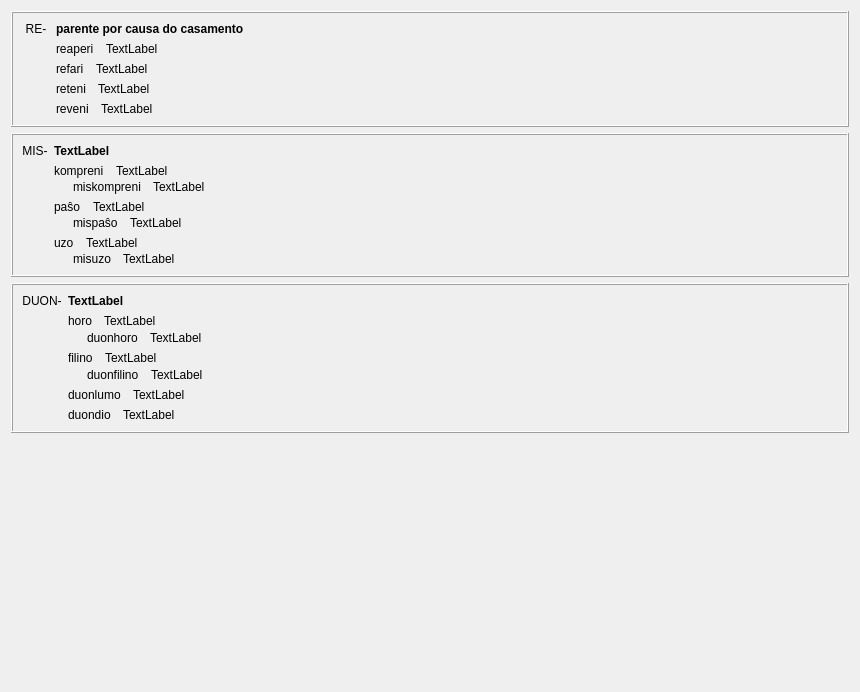
         <widget class="QWidget" name="scrollAreaWidgetContents_5">
          <property name="geometry">
           <rect>
            <x>0</x>
            <y>0</y>
            <width>860</width>
            <height>692</height>
           </rect>
          </property>
          <layout class="QVBoxLayout" name="verticalLayout_18">
           <item>
            <widget class="QFrame" name="frame_16">
             <property name="frameShape">
              <enum>QFrame::Box</enum>
             </property>
             <property name="frameShadow">
              <enum>QFrame::Raised</enum>
             </property>
             <layout class="QHBoxLayout" name="horizontalLayout_9">
              <item>
               <widget class="QLabel" name="label_283">
                <property name="sizePolicy">
                 <sizepolicy hsizetype="Maximum" vsizetype="Preferred">
                  <horstretch>0</horstretch>
                  <verstretch>0</verstretch>
                 </sizepolicy>
                </property>
                <property name="text">
                 <string> RE- </string>
                </property>
                <property name="alignment">
                 <set>Qt::AlignHCenter|Qt::AlignTop</set>
                </property>
                <property name="tipo" stdset="0">
                 <string>afikso</string>
                </property>
               </widget>
              </item>
              <item>
               <layout class="QVBoxLayout" name="verticalLayout_15">
                <item>
                 <widget class="QLabel" name="Lec08_Label605">
                  <property name="styleSheet">
                   <string notr="true">font-weight: bold;</string>
                  </property>
                  <property name="text">
                   <string>parente por causa do casamento</string>
                  </property>
                  <property name="wordWrap">
                   <bool>true</bool>
                  </property>
                 </widget>
                </item>
                <item>
                 <layout class="QHBoxLayout" name="horizontalLayout_560">
                  <property name="spacing">
                   <number>12</number>
                  </property>
                  <item>
                   <widget class="neklakebla_nova" name="Lec08_Button595">
                    <property name="text">
                     <string>reaperi</string>
                    </property>
                    <property name="wordWrap">
                     <bool>true</bool>
                    </property>
                   </widget>
                  </item>
                  <item>
                   <widget class="QLabel" name="Lec08_Label606">
                    <property name="sizePolicy">
                     <sizepolicy hsizetype="Expanding" vsizetype="Preferred">
                      <horstretch>0</horstretch>
                      <verstretch>0</verstretch>
                     </sizepolicy>
                    </property>
                    <property name="text">
                     <string>TextLabel</string>
                    </property>
                    <property name="wordWrap">
                     <bool>true</bool>
                    </property>
                   </widget>
                  </item>
                 </layout>
                </item>
                <item>
                 <layout class="QHBoxLayout" name="horizontalLayout_561">
                  <property name="spacing">
                   <number>12</number>
                  </property>
                  <item>
                   <widget class="neklakebla_nova" name="Lec08_Button596">
                    <property name="text">
                     <string>refari</string>
                    </property>
                    <property name="wordWrap">
                     <bool>true</bool>
                    </property>
                   </widget>
                  </item>
                  <item>
                   <widget class="QLabel" name="Lec08_Label607">
                    <property name="sizePolicy">
                     <sizepolicy hsizetype="Expanding" vsizetype="Preferred">
                      <horstretch>0</horstretch>
                      <verstretch>0</verstretch>
                     </sizepolicy>
                    </property>
                    <property name="text">
                     <string>TextLabel</string>
                    </property>
                    <property name="wordWrap">
                     <bool>true</bool>
                    </property>
                   </widget>
                  </item>
                 </layout>
                </item>
                <item>
                 <layout class="QHBoxLayout" name="horizontalLayout_562">
                  <property name="spacing">
                   <number>12</number>
                  </property>
                  <item>
                   <widget class="neklakebla_nova" name="Lec08_Button17">
                    <property name="text">
                     <string>reteni</string>
                    </property>
                    <property name="wordWrap">
                     <bool>true</bool>
                    </property>
                   </widget>
                  </item>
                  <item>
                   <widget class="QLabel" name="Lec08_Label28">
                    <property name="sizePolicy">
                     <sizepolicy hsizetype="Expanding" vsizetype="Preferred">
                      <horstretch>0</horstretch>
                      <verstretch>0</verstretch>
                     </sizepolicy>
                    </property>
                    <property name="text">
                     <string>TextLabel</string>
                    </property>
                    <property name="wordWrap">
                     <bool>true</bool>
                    </property>
                   </widget>
                  </item>
                 </layout>
                </item>
                <item>
                 <layout class="QHBoxLayout" name="horizontalLayout_563">
                  <property name="spacing">
                   <number>12</number>
                  </property>
                  <item>
                   <widget class="neklakebla_nova" name="Lec08_Button18">
                    <property name="text">
                     <string>reveni</string>
                    </property>
                    <property name="wordWrap">
                     <bool>true</bool>
                    </property>
                   </widget>
                  </item>
                  <item>
                   <widget class="QLabel" name="Lec08_Label29">
                    <property name="sizePolicy">
                     <sizepolicy hsizetype="Expanding" vsizetype="Preferred">
                      <horstretch>0</horstretch>
                      <verstretch>0</verstretch>
                     </sizepolicy>
                    </property>
                    <property name="text">
                     <string>TextLabel</string>
                    </property>
                    <property name="wordWrap">
                     <bool>true</bool>
                    </property>
                   </widget>
                  </item>
                 </layout>
                </item>
               </layout>
              </item>
             </layout>
            </widget>
           </item>
           <item>
            <widget class="QFrame" name="frame_15">
             <property name="frameShape">
              <enum>QFrame::Box</enum>
             </property>
             <property name="frameShadow">
              <enum>QFrame::Raised</enum>
             </property>
             <layout class="QHBoxLayout" name="horizontalLayout_10">
              <item>
               <widget class="QLabel" name="label_277">
                <property name="sizePolicy">
                 <sizepolicy hsizetype="Maximum" vsizetype="Preferred">
                  <horstretch>0</horstretch>
                  <verstretch>0</verstretch>
                 </sizepolicy>
                </property>
                <property name="text">
                 <string>MIS-</string>
                </property>
                <property name="alignment">
                 <set>Qt::AlignHCenter|Qt::AlignTop</set>
                </property>
                <property name="tipo" stdset="0">
                 <string>afikso</string>
                </property>
               </widget>
              </item>
              <item>
               <layout class="QVBoxLayout" name="verticalLayout">
                <item>
                 <widget class="QLabel" name="Lec08_Label608">
                  <property name="styleSheet">
                   <string notr="true">font-weight: bold;</string>
                  </property>
                  <property name="text">
                   <string>TextLabel</string>
                  </property>
                  <property name="wordWrap">
                   <bool>true</bool>
                  </property>
                 </widget>
                </item>
                <item>
                 <layout class="QVBoxLayout" name="verticalLayout_331">
                  <property name="spacing">
                   <number>2</number>
                  </property>
                  <item>
                   <layout class="QHBoxLayout" name="horizontalLayout_555">
                    <property name="spacing">
                     <number>12</number>
                    </property>
                    <item>
                     <widget class="neklakebla_nova" name="Lec08_Button597">
                      <property name="text">
                       <string>kompreni</string>
                      </property>
                      <property name="wordWrap">
                       <bool>true</bool>
                      </property>
                     </widget>
                    </item>
                    <item>
                     <widget class="QLabel" name="Lec08_Label609">
                      <property name="sizePolicy">
                       <sizepolicy hsizetype="Expanding" vsizetype="Preferred">
                        <horstretch>0</horstretch>
                        <verstretch>0</verstretch>
                       </sizepolicy>
                      </property>
                      <property name="text">
                       <string>TextLabel</string>
                      </property>
                      <property name="wordWrap">
                       <bool>true</bool>
                      </property>
                     </widget>
                    </item>
                   </layout>
                  </item>
                  <item>
                   <layout class="QHBoxLayout" name="horizontalLayout_556">
                    <property name="spacing">
                     <number>12</number>
                    </property>
                    <item>
                     <widget class="label_sago_reversa" name="label_269">
                      <property name="sizePolicy">
                       <sizepolicy hsizetype="Maximum" vsizetype="Preferred">
                        <horstretch>0</horstretch>
                        <verstretch>0</verstretch>
                       </sizepolicy>
                      </property>
                      <property name="text">
                       <string/>
                      </property>
                      <property name="pixmap">
                       <pixmap resource="../resources/ikonoj.qrc">:/ikonoj/sago_revena.png</pixmap>
                      </property>
                     </widget>
                    </item>
                    <item>
                     <widget class="neklakebla_nova" name="Lec08_Button598">
                      <property name="text">
                       <string>miskompreni</string>
                      </property>
                      <property name="wordWrap">
                       <bool>true</bool>
                      </property>
                     </widget>
                    </item>
                    <item>
                     <widget class="QLabel" name="Lec08_Label610">
                      <property name="sizePolicy">
                       <sizepolicy hsizetype="Expanding" vsizetype="Preferred">
                        <horstretch>0</horstretch>
                        <verstretch>0</verstretch>
                       </sizepolicy>
                      </property>
                      <property name="text">
                       <string>TextLabel</string>
                      </property>
                      <property name="wordWrap">
                       <bool>true</bool>
                      </property>
                     </widget>
                    </item>
                   </layout>
                  </item>
                 </layout>
                </item>
                <item>
                 <layout class="QVBoxLayout" name="verticalLayout_382">
                  <property name="spacing">
                   <number>2</number>
                  </property>
                  <item>
                   <layout class="QHBoxLayout" name="horizontalLayout_628">
                    <property name="spacing">
                     <number>12</number>
                    </property>
                    <item>
                     <widget class="neklakebla_nova" name="Lec08_Button602">
                      <property name="text">
                       <string>paŝo</string>
                      </property>
                      <property name="wordWrap">
                       <bool>true</bool>
                      </property>
                     </widget>
                    </item>
                    <item>
                     <widget class="QLabel" name="Lec08_Label615">
                      <property name="sizePolicy">
                       <sizepolicy hsizetype="Expanding" vsizetype="Preferred">
                        <horstretch>0</horstretch>
                        <verstretch>0</verstretch>
                       </sizepolicy>
                      </property>
                      <property name="text">
                       <string>TextLabel</string>
                      </property>
                      <property name="wordWrap">
                       <bool>true</bool>
                      </property>
                     </widget>
                    </item>
                   </layout>
                  </item>
                  <item>
                   <layout class="QHBoxLayout" name="horizontalLayout_629">
                    <property name="spacing">
                     <number>12</number>
                    </property>
                    <item>
                     <widget class="label_sago_reversa" name="label_370">
                      <property name="sizePolicy">
                       <sizepolicy hsizetype="Maximum" vsizetype="Preferred">
                        <horstretch>0</horstretch>
                        <verstretch>0</verstretch>
                       </sizepolicy>
                      </property>
                      <property name="text">
                       <string/>
                      </property>
                      <property name="pixmap">
                       <pixmap resource="../resources/ikonoj.qrc">:/ikonoj/sago_revena.png</pixmap>
                      </property>
                     </widget>
                    </item>
                    <item>
                     <widget class="neklakebla_nova" name="Lec08_Button24">
                      <property name="text">
                       <string>mispaŝo</string>
                      </property>
                      <property name="wordWrap">
                       <bool>true</bool>
                      </property>
                     </widget>
                    </item>
                    <item>
                     <widget class="QLabel" name="Lec08_Label35">
                      <property name="sizePolicy">
                       <sizepolicy hsizetype="Expanding" vsizetype="Preferred">
                        <horstretch>0</horstretch>
                        <verstretch>0</verstretch>
                       </sizepolicy>
                      </property>
                      <property name="text">
                       <string>TextLabel</string>
                      </property>
                      <property name="wordWrap">
                       <bool>true</bool>
                      </property>
                     </widget>
                    </item>
                   </layout>
                  </item>
                 </layout>
                </item>
                <item>
                 <layout class="QVBoxLayout" name="verticalLayout_338">
                  <property name="spacing">
                   <number>2</number>
                  </property>
                  <item>
                   <layout class="QHBoxLayout" name="horizontalLayout_557">
                    <property name="spacing">
                     <number>12</number>
                    </property>
                    <item>
                     <widget class="neklakebla_nova" name="Lec08_Button19">
                      <property name="text">
                       <string>uzo</string>
                      </property>
                      <property name="wordWrap">
                       <bool>true</bool>
                      </property>
                     </widget>
                    </item>
                    <item>
                     <widget class="QLabel" name="Lec08_Label30">
                      <property name="sizePolicy">
                       <sizepolicy hsizetype="Expanding" vsizetype="Preferred">
                        <horstretch>0</horstretch>
                        <verstretch>0</verstretch>
                       </sizepolicy>
                      </property>
                      <property name="text">
                       <string>TextLabel</string>
                      </property>
                      <property name="wordWrap">
                       <bool>true</bool>
                      </property>
                     </widget>
                    </item>
                   </layout>
                  </item>
                  <item>
                   <layout class="QHBoxLayout" name="horizontalLayout_558">
                    <property name="spacing">
                     <number>12</number>
                    </property>
                    <item>
                     <widget class="label_sago_reversa" name="label_270">
                      <property name="sizePolicy">
                       <sizepolicy hsizetype="Maximum" vsizetype="Preferred">
                        <horstretch>0</horstretch>
                        <verstretch>0</verstretch>
                       </sizepolicy>
                      </property>
                      <property name="text">
                       <string/>
                      </property>
                      <property name="pixmap">
                       <pixmap resource="../resources/ikonoj.qrc">:/ikonoj/sago_revena.png</pixmap>
                      </property>
                     </widget>
                    </item>
                    <item>
                     <widget class="neklakebla_nova" name="Lec08_Button20">
                      <property name="text">
                       <string>misuzo</string>
                      </property>
                      <property name="wordWrap">
                       <bool>true</bool>
                      </property>
                     </widget>
                    </item>
                    <item>
                     <widget class="QLabel" name="Lec08_Label31">
                      <property name="sizePolicy">
                       <sizepolicy hsizetype="Expanding" vsizetype="Preferred">
                        <horstretch>0</horstretch>
                        <verstretch>0</verstretch>
                       </sizepolicy>
                      </property>
                      <property name="text">
                       <string>TextLabel</string>
                      </property>
                      <property name="wordWrap">
                       <bool>true</bool>
                      </property>
                     </widget>
                    </item>
                   </layout>
                  </item>
                 </layout>
                </item>
               </layout>
              </item>
             </layout>
            </widget>
           </item>
           <item>
            <widget class="QFrame" name="frame_14">
             <property name="frameShape">
              <enum>QFrame::Box</enum>
             </property>
             <property name="frameShadow">
              <enum>QFrame::Raised</enum>
             </property>
             <layout class="QHBoxLayout" name="horizontalLayout_11">
              <item>
               <widget class="QLabel" name="label_271">
                <property name="sizePolicy">
                 <sizepolicy hsizetype="Maximum" vsizetype="Preferred">
                  <horstretch>0</horstretch>
                  <verstretch>0</verstretch>
                 </sizepolicy>
                </property>
                <property name="text">
                 <string>DUON-</string>
                </property>
                <property name="alignment">
                 <set>Qt::AlignHCenter|Qt::AlignTop</set>
                </property>
                <property name="tipo" stdset="0">
                 <string>afikso</string>
                </property>
               </widget>
              </item>
              <item>
               <layout class="QVBoxLayout" name="verticalLayout_65">
                <item>
                 <widget class="QLabel" name="Lec08_Label611">
                  <property name="styleSheet">
                   <string notr="true">font-weight: bold;</string>
                  </property>
                  <property name="text">
                   <string>TextLabel</string>
                  </property>
                  <property name="wordWrap">
                   <bool>true</bool>
                  </property>
                 </widget>
                </item>
                <item>
                 <layout class="QVBoxLayout" name="verticalLayout_64">
                  <property name="spacing">
                   <number>3</number>
                  </property>
                  <item>
                   <layout class="QHBoxLayout" name="horizontalLayout_550">
                    <property name="spacing">
                     <number>12</number>
                    </property>
                    <item>
                     <widget class="neklakebla_nova" name="Lec08_Button600">
                      <property name="text">
                       <string>horo</string>
                      </property>
                      <property name="wordWrap">
                       <bool>true</bool>
                      </property>
                     </widget>
                    </item>
                    <item>
                     <widget class="QLabel" name="Lec08_Label613">
                      <property name="sizePolicy">
                       <sizepolicy hsizetype="Expanding" vsizetype="Preferred">
                        <horstretch>0</horstretch>
                        <verstretch>0</verstretch>
                       </sizepolicy>
                      </property>
                      <property name="text">
                       <string>TextLabel</string>
                      </property>
                      <property name="wordWrap">
                       <bool>true</bool>
                      </property>
                     </widget>
                    </item>
                   </layout>
                  </item>
                  <item>
                   <layout class="QHBoxLayout" name="horizontalLayout_551">
                    <property name="spacing">
                     <number>12</number>
                    </property>
                    <item>
                     <widget class="label_sago_reversa" name="label_371">
                      <property name="sizePolicy">
                       <sizepolicy hsizetype="Maximum" vsizetype="Preferred">
                        <horstretch>0</horstretch>
                        <verstretch>0</verstretch>
                       </sizepolicy>
                      </property>
                      <property name="text">
                       <string/>
                      </property>
                      <property name="pixmap">
                       <pixmap resource="../resources/ikonoj.qrc">:/ikonoj/sago_revena.png</pixmap>
                      </property>
                     </widget>
                    </item>
                    <item>
                     <widget class="neklakebla_nova" name="Lec08_Button603">
                      <property name="text">
                       <string>duonhoro</string>
                      </property>
                      <property name="wordWrap">
                       <bool>true</bool>
                      </property>
                     </widget>
                    </item>
                    <item>
                     <widget class="QLabel" name="Lec08_Label616">
                      <property name="sizePolicy">
                       <sizepolicy hsizetype="Expanding" vsizetype="Preferred">
                        <horstretch>0</horstretch>
                        <verstretch>0</verstretch>
                       </sizepolicy>
                      </property>
                      <property name="text">
                       <string>TextLabel</string>
                      </property>
                      <property name="wordWrap">
                       <bool>true</bool>
                      </property>
                     </widget>
                    </item>
                   </layout>
                  </item>
                 </layout>
                </item>
                <item>
                 <layout class="QVBoxLayout" name="verticalLayout_17">
                  <property name="spacing">
                   <number>3</number>
                  </property>
                  <item>
                   <layout class="QHBoxLayout" name="horizontalLayout_552">
                    <property name="spacing">
                     <number>12</number>
                    </property>
                    <item>
                     <widget class="neklakebla_nova" name="Lec08_Button22">
                      <property name="text">
                       <string>filino</string>
                      </property>
                      <property name="wordWrap">
                       <bool>true</bool>
                      </property>
                     </widget>
                    </item>
                    <item>
                     <widget class="QLabel" name="Lec08_Label33">
                      <property name="sizePolicy">
                       <sizepolicy hsizetype="Expanding" vsizetype="Preferred">
                        <horstretch>0</horstretch>
                        <verstretch>0</verstretch>
                       </sizepolicy>
                      </property>
                      <property name="text">
                       <string>TextLabel</string>
                      </property>
                      <property name="wordWrap">
                       <bool>true</bool>
                      </property>
                     </widget>
                    </item>
                   </layout>
                  </item>
                  <item>
                   <layout class="QHBoxLayout" name="horizontalLayout_553">
                    <property name="spacing">
                     <number>12</number>
                    </property>
                    <item>
                     <widget class="label_sago_reversa" name="label_372">
                      <property name="sizePolicy">
                       <sizepolicy hsizetype="Maximum" vsizetype="Preferred">
                        <horstretch>0</horstretch>
                        <verstretch>0</verstretch>
                       </sizepolicy>
                      </property>
                      <property name="text">
                       <string/>
                      </property>
                      <property name="pixmap">
                       <pixmap resource="../resources/ikonoj.qrc">:/ikonoj/sago_revena.png</pixmap>
                      </property>
                     </widget>
                    </item>
                    <item>
                     <widget class="neklakebla_nova" name="Lec08_Button25">
                      <property name="text">
                       <string>duonfilino</string>
                      </property>
                      <property name="wordWrap">
                       <bool>true</bool>
                      </property>
                     </widget>
                    </item>
                    <item>
                     <widget class="QLabel" name="Lec08_Label36">
                      <property name="sizePolicy">
                       <sizepolicy hsizetype="Expanding" vsizetype="Preferred">
                        <horstretch>0</horstretch>
                        <verstretch>0</verstretch>
                       </sizepolicy>
                      </property>
                      <property name="text">
                       <string>TextLabel</string>
                      </property>
                      <property name="wordWrap">
                       <bool>true</bool>
                      </property>
                     </widget>
                    </item>
                   </layout>
                  </item>
                 </layout>
                </item>
                <item>
                 <layout class="QHBoxLayout" name="horizontalLayout_630">
                  <property name="spacing">
                   <number>12</number>
                  </property>
                  <item>
                   <widget class="neklakebla_nova" name="Lec08_Button23">
                    <property name="text">
                     <string>duonlumo</string>
                    </property>
                    <property name="wordWrap">
                     <bool>true</bool>
                    </property>
                   </widget>
                  </item>
                  <item>
                   <widget class="QLabel" name="Lec08_Label2">
                    <property name="sizePolicy">
                     <sizepolicy hsizetype="Expanding" vsizetype="Preferred">
                      <horstretch>0</horstretch>
                      <verstretch>0</verstretch>
                     </sizepolicy>
                    </property>
                    <property name="text">
                     <string>TextLabel</string>
                    </property>
                    <property name="wordWrap">
                     <bool>true</bool>
                    </property>
                   </widget>
                  </item>
                 </layout>
                </item>
                <item>
                 <layout class="QHBoxLayout" name="horizontalLayout_554">
                  <property name="spacing">
                   <number>12</number>
                  </property>
                  <item>
                   <widget class="neklakebla_nova" name="Lec08_Button21">
                    <property name="text">
                     <string>duondio</string>
                    </property>
                    <property name="wordWrap">
                     <bool>true</bool>
                    </property>
                   </widget>
                  </item>
                  <item>
                   <widget class="QLabel" name="Lec08_Label1">
                    <property name="sizePolicy">
                     <sizepolicy hsizetype="Expanding" vsizetype="Preferred">
                      <horstretch>0</horstretch>
                      <verstretch>0</verstretch>
                     </sizepolicy>
                    </property>
                    <property name="text">
                     <string>TextLabel</string>
                    </property>
                    <property name="wordWrap">
                     <bool>true</bool>
                    </property>
                   </widget>
                  </item>
                 </layout>
                </item>
               </layout>
              </item>
             </layout>
            </widget>
           </item>
           <item>
            <spacer name="verticalSpacer_5">
             <property name="orientation">
              <enum>Qt::Vertical</enum>
             </property>
             <property name="sizeHint" stdset="0">
              <size>
               <width>20</width>
               <height>40</height>
              </size>
             </property>
            </spacer>
           </item>
          </layout>
         </widget>
